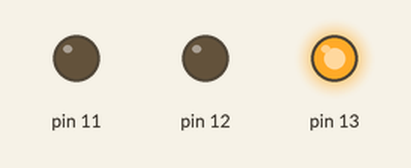
Recording of a sketch running on a simulated Arduino Uno, built with avr-gcc and run on an emulated ATmega328P. Parts: output pins drawn as LEDs (lit = HIGH).

Above: at 10.0 s.
At 21.0 s:
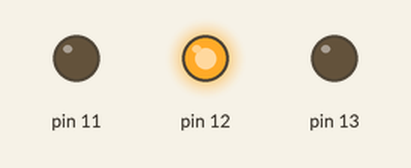
At 32.0 s:
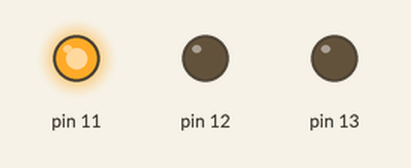
Timing chart, 0 to 54.6 s (numbered marks = the images above):
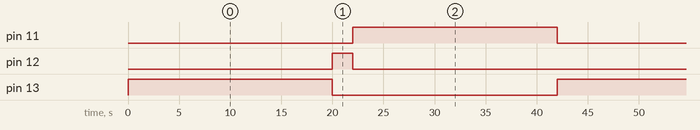

The sketch:

trafficLights.ino
```cpp
void setup() {
  // put your setup code here, to run once:
  pinMode(13, OUTPUT);
  pinMode(12, OUTPUT);
  pinMode(11, OUTPUT);
}

void loop() {
  // put your main code here, to run repeatedly:
  digitalWrite(13, HIGH);
  delay(20000);
  digitalWrite(13, LOW);
  digitalWrite(12, HIGH);
  delay(2000);
  digitalWrite(12, LOW);
  digitalWrite(11, HIGH);
  delay(20000);
  digitalWrite(11, LOW);
}
```

Measured:
- by itself, pin 11, pin 13: alternates HIGH for 20.0 s and LOW for 22.0 s
- by itself, pin 12: alternates HIGH for 2.0 s and LOW for 40.0 s
- by itself, everything shown: repeats every 42.0 s, in 4 steps
